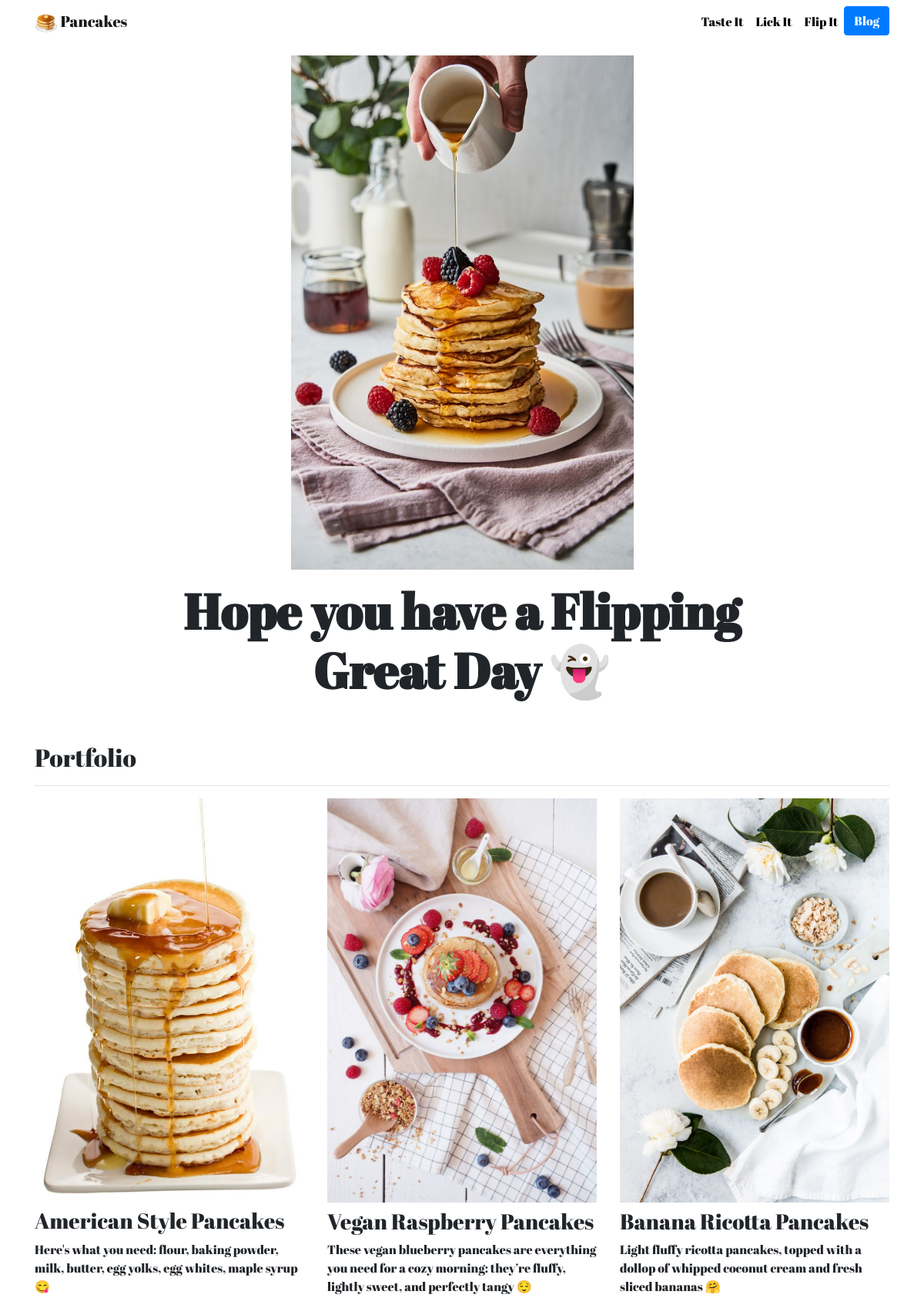
The page / on the database its author committed.
### portfolio/models.py (models this page shows, shortened)
class Project(models.Model):
    title = models.CharField(max_length=100)
    description = models.CharField(max_length=250)
    image = models.ImageField(upload_to='portfolio/images/')
    url = models.URLField(blank=True)

### portfolio/views.py (the view)
# urls.py: 2. Add a URL to urlpatterns:  path('', views.home, name='home')
def home(request):
    projects = Project.objects.all()
    return render(request, 'portfolio/home.html', {'projects': projects})

### portfolio/templates/portfolio/home.html
{% extends "portfolio/base.html" %}
{% load static %}
{% block content %}
<div class="row justify-content-center my-3">
  <div class="col-5">
    <img src="{% static 'portfolio/pancakes_basic.jpeg' %}" class="img-fluid">
  </div>
</div>
<div class="row justify-content-center mb-3">
  <div class="col-md-9 text-center">
    <h1 id="hometext" class="font-weight-bold">Hope you have a Flipping Great Day 👻</h1>
  </div>
</div>
<h2 class="mt-5">Portfolio</h2>
<hr>
<div class="row">
  {% for project in projects %}
  <div class="col-lg-4 col-md-6">
    {% if project.url %}
    <a href="{{ project.url }}">
      <img src="{{ project.image.url }}" class="img-fluid mb-2">
    </a>
    {% else %}
    <img src="{{ project.image.url }}" class="img-fluid mb-2">
    {% endif %}
    <h3>{{ project.title }}</h3>
    <p>{{ project.description }}</p>
  </div>
  {% endfor %}
</div>
{% endblock %}

### portfolio/templates/portfolio/base.html (shortened to what this page needs)
{% load static %}
<!doctype html>
<html lang="en">
<head>
  <link rel="stylesheet" href="https://stackpath.bootstrapcdn.com/bootstrap/4.4.1/css/bootstrap.min.css">
  <link rel="stylesheet" href="{% static "portfolio/custom.css" %}">
</head>
<body>
  <nav id="topNav" class="navbar navbar-expand-md navbar-light">
    <div class="container">
      <a class="navbar-brand" href="{% url 'home' %}">
        <img src="{% static "portfolio/Logo.png" %}" width="30" height="30" class="d-inline-block align-top" alt="Nick's Logo">
        <span>Pancakes</span>
      </a>
      <div class="collapse navbar-collapse text-center" id="navbarNav">
        <ul class="navbar-nav ml-auto">
          <li class="nav-item">
            <a class="nav-link" href="{% static "portfolio/pancake_receipt.pdf" %}" target="_blank">Taste It</a>
          </li>
          <li class="nav-item">
            <a class="nav-link" href="https://www.youtube.com/watch?v=tdyt366B0D0" target="_blank">Lick It</a>
          </li>
          <li class="nav-item">
            <a class="nav-link" href="https://www.eatthis.com/flip-pancake-chef-tip/" target="_blank">Flip It</a>
          </li>
          <li>
            <a role="button" href="{% url 'blog:all_blogs' %}" class="btn btn-primary">Blog</a>
          </li>
        </ul>
      </div>
    </div>
  </nav>
  <div class="container">
    {% block content %}{% endblock %}
  </div>
</body>
</html>

### portfolio/static/portfolio/custom.css (style rules this page uses)
.navbar-nav .nav-link { color: rgba(0,0,0,1) !important; }
body { font-family: 'Abril Fatface', cursive; }
@media (min-width: 992px) { #hometext { font-size: 4rem; } }

### rows shown on the page
Project: image (picture), title "American Style Pancakes", description "Here's what you need: flour, baking powder, milk, butter, egg yolks, egg whites, maple syrup 😋"
Project: image (picture), title "Vegan Raspberry Pancakes", description "These vegan blueberry pancakes are everything you need for a cozy morning: they’re fluffy, lightly sweet, and perfectly tangy 😌"
Project: image (picture), title "Banana Ricotta Pancakes", description "Light fluffy ricotta pancakes, topped with a dollop of whipped coconut cream and fresh sliced bananas 🤗"
